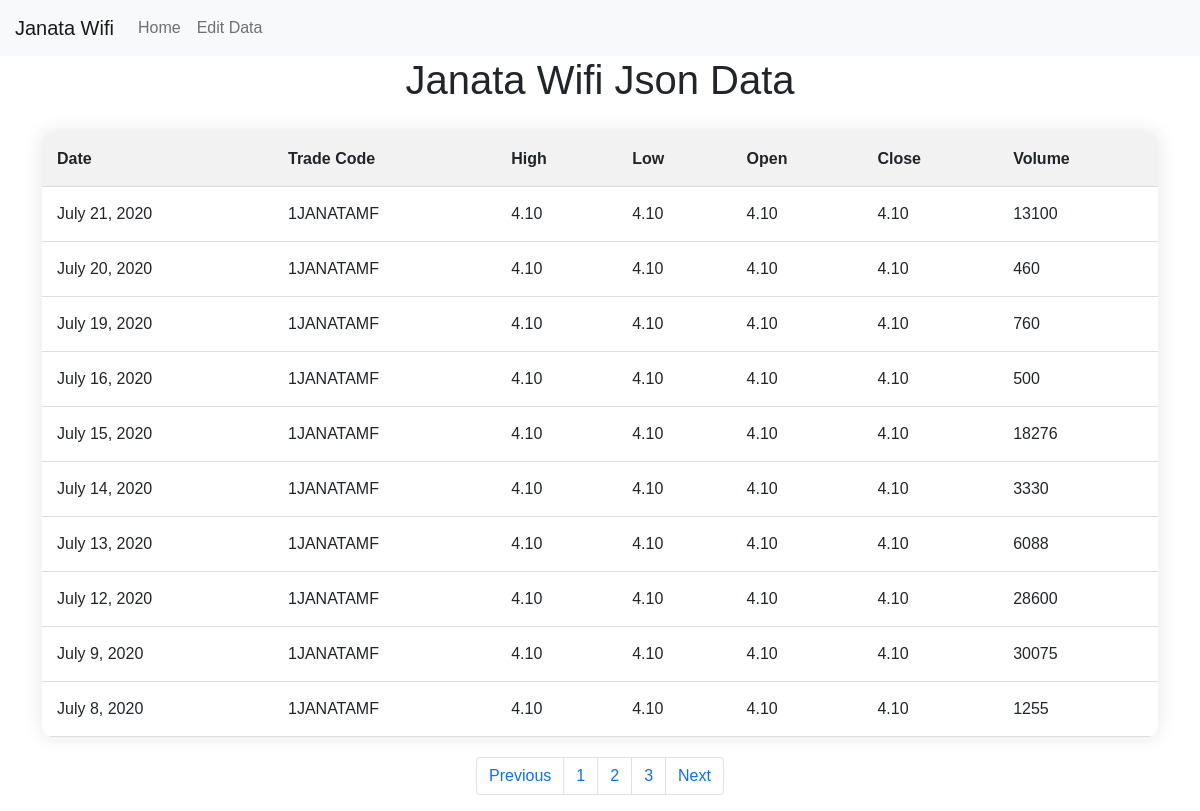
Screenshot of /?page=2 with the database file from the repository.
### Dynamic_Table/models.py (models this page shows)
class JWData(models.Model):
    Date=models.DateField()
    TradeCode=models.CharField(max_length=50)
    High=models.DecimalField(max_digits=20, decimal_places=2)
    Low=models.DecimalField(max_digits=20, decimal_places=2)
    Open=models.DecimalField(max_digits=20, decimal_places=2)
    Close=models.DecimalField(max_digits=20, decimal_places=2)
    Volume=models.IntegerField()

### TableView/views.py (the view)
# urls.py: path('',your_view,name='home'),
def your_view(request):
        json_data = JWData.objects.all()
        page=request.GET.get('page',1)
        paginator=Paginator(json_data,10)
        json_data_final=paginator.get_page(page)
        return render(request, 'Home.html', {'json_data': json_data_final})

### Template/Home.html (shortened to what this page needs)
<!DOCTYPE html>
<html lang="en">
  <head>
    <link
      href="https://cdn.jsdelivr.net/npm/bootstrap@5.0.2/dist/css/bootstrap.min.css"
      rel="stylesheet"
    />
  </head>
  <body>
    <nav class="navbar navbar-expand-lg navbar-light bg-light">
      <a class="navbar-brand" href="{% url 'home' %}">Janata Wifi</a>
      <div class="collapse navbar-collapse" id="navbarNav">
        <ul class="navbar-nav">
          <li class="nav-item active">
            <a class="nav-link" href="{% url 'home' %}">Home</a>
          </li>
          <li class="nav-item">
            <a class="nav-link" href="{% url 'data' %}">Edit Data</a>
          </li>
        </ul>
      </div>
    </nav>
    <div class="container">
      <h1>Janata Wifi Json Data</h1>
      <table>
        <tr>
          <th>Date</th>
          <th>Trade Code</th>
          <th>High</th>
          <th>Low</th>
          <th>Open</th>
          <th>Close</th>
          <th>Volume</th>
        </tr>
        {% for data in json_data %}
        <tr>
          <td>{{data.Date}}</td>
          <td>{{data.TradeCode}}</td>
          <td>{{data.High}}</td>
          <td>{{data.Low}}</td>
          <td>{{data.Open}}</td>
          <td>{{data.Close}}</td>
          <td>{{data.Volume}}</td>
        </tr>
        {% endfor %}
      </table>
      <div class="pagination">
        <nav aria-label="...">
          <ul class="pagination">
            {% if json_data.has_previous %}
            <li class="page-item">
              <a
                class="page-link"
                href="/?page={{ json_data.previous_page_number }}"
                >Previous</a
              >
            </li>
            {% endif %}
            <li class="page-item">
              <a class="page-link" href="/?page=1">1</a>
            </li>
            <li class="page-item" aria-current="page">
              <a class="page-link" href="/?page=2">2</a>
            </li>
            <li class="page-item">
              <a class="page-link" href="/?page=3">3</a>
            </li>
            {% if json_data.has_next %}
            <li class="page-item">
              <a
                class="page-link"
                href="/?page={{ json_data.next_page_number }}"
                >Next</a
              >
            </li>
            {% endif %}
          </ul>
        </nav>
      </div>
    </div>
  </body>
</html>

### Template/Home.html (style rules this page uses)
body { font-family: "Arial", sans-serif; }
.container { display: flex; flex-direction: column; align-items: center; }
table { width: 100%; border-collapse: collapse; margin: 20px 0; box-shadow: 0 0 20px rgba(0, 0, 0, 0.1); overflow: hidden; border-radius: 10px; }
h1 { text-align: center; }
th, td { padding: 15px; text-align: left; border-bottom: 1px solid #ddd; }
th { background-color: #f2f2f2; }
.navbar-brand { padding-left: 15px; }

### rows the page displays
JWData: Date "July 21, 2020", TradeCode "1JANATAMF", High "4.10", Low "4.10", Open "4.10", Close "4.10", Volume "13100"
JWData: Date "July 20, 2020", TradeCode "1JANATAMF", High "4.10", Low "4.10", Open "4.10", Close "4.10", Volume "460"
JWData: Date "July 19, 2020", TradeCode "1JANATAMF", High "4.10", Low "4.10", Open "4.10", Close "4.10", Volume "760"
JWData: Date "July 16, 2020", TradeCode "1JANATAMF", High "4.10", Low "4.10", Open "4.10", Close "4.10", Volume "500"
JWData: Date "July 15, 2020", TradeCode "1JANATAMF", High "4.10", Low "4.10", Open "4.10", Close "4.10", Volume "18276"
JWData: Date "July 14, 2020", TradeCode "1JANATAMF", High "4.10", Low "4.10", Open "4.10", Close "4.10", Volume "3330"
JWData: Date "July 13, 2020", TradeCode "1JANATAMF", High "4.10", Low "4.10", Open "4.10", Close "4.10", Volume "6088"
JWData: Date "July 12, 2020", TradeCode "1JANATAMF", High "4.10", Low "4.10", Open "4.10", Close "4.10", Volume "28600"
JWData: Date "July 9, 2020", TradeCode "1JANATAMF", High "4.10", Low "4.10", Open "4.10", Close "4.10", Volume "30075"
JWData: Date "July 8, 2020", TradeCode "1JANATAMF", High "4.10", Low "4.10", Open "4.10", Close "4.10", Volume "1255"
